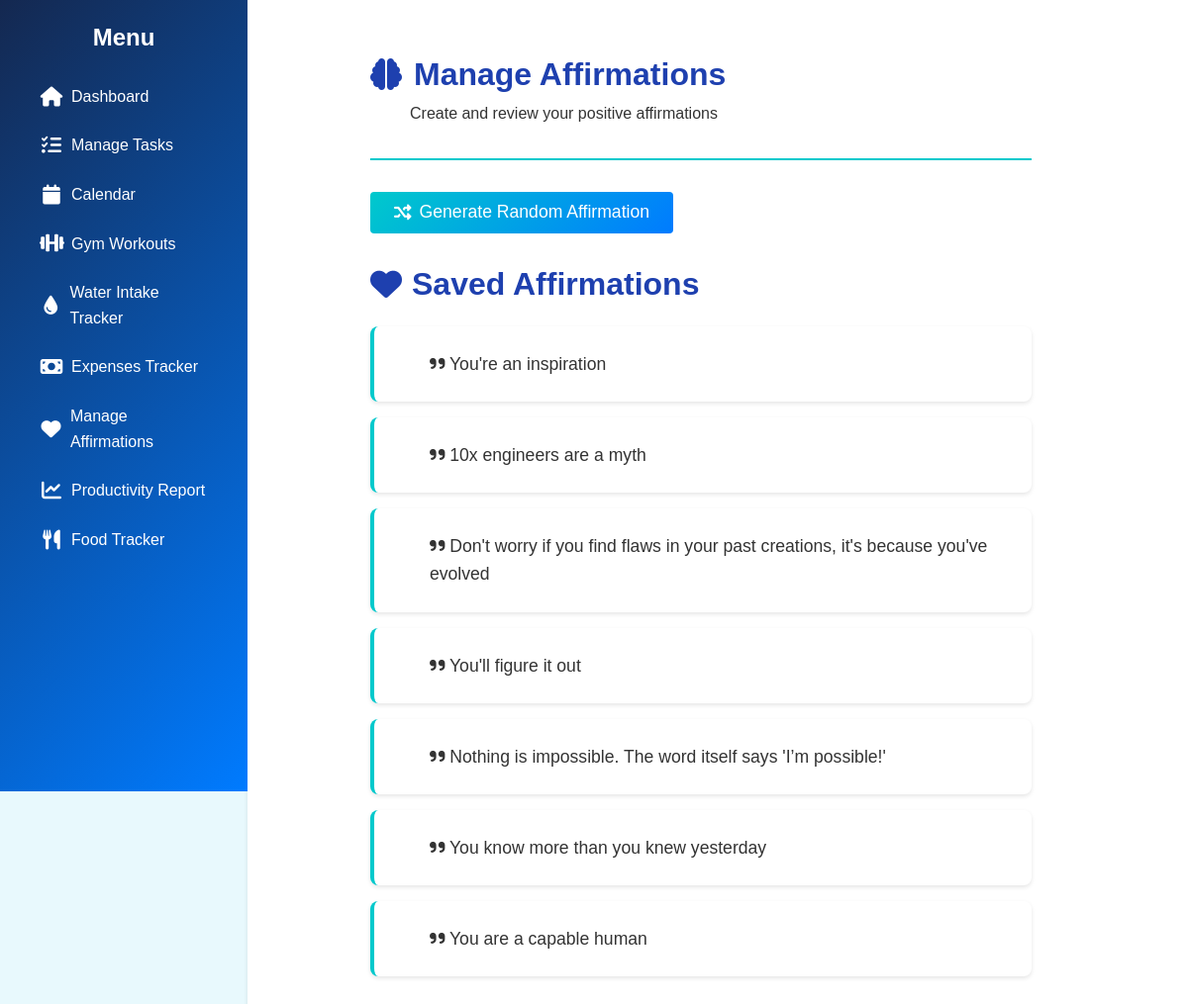
Before: /affirmations with the older database file.
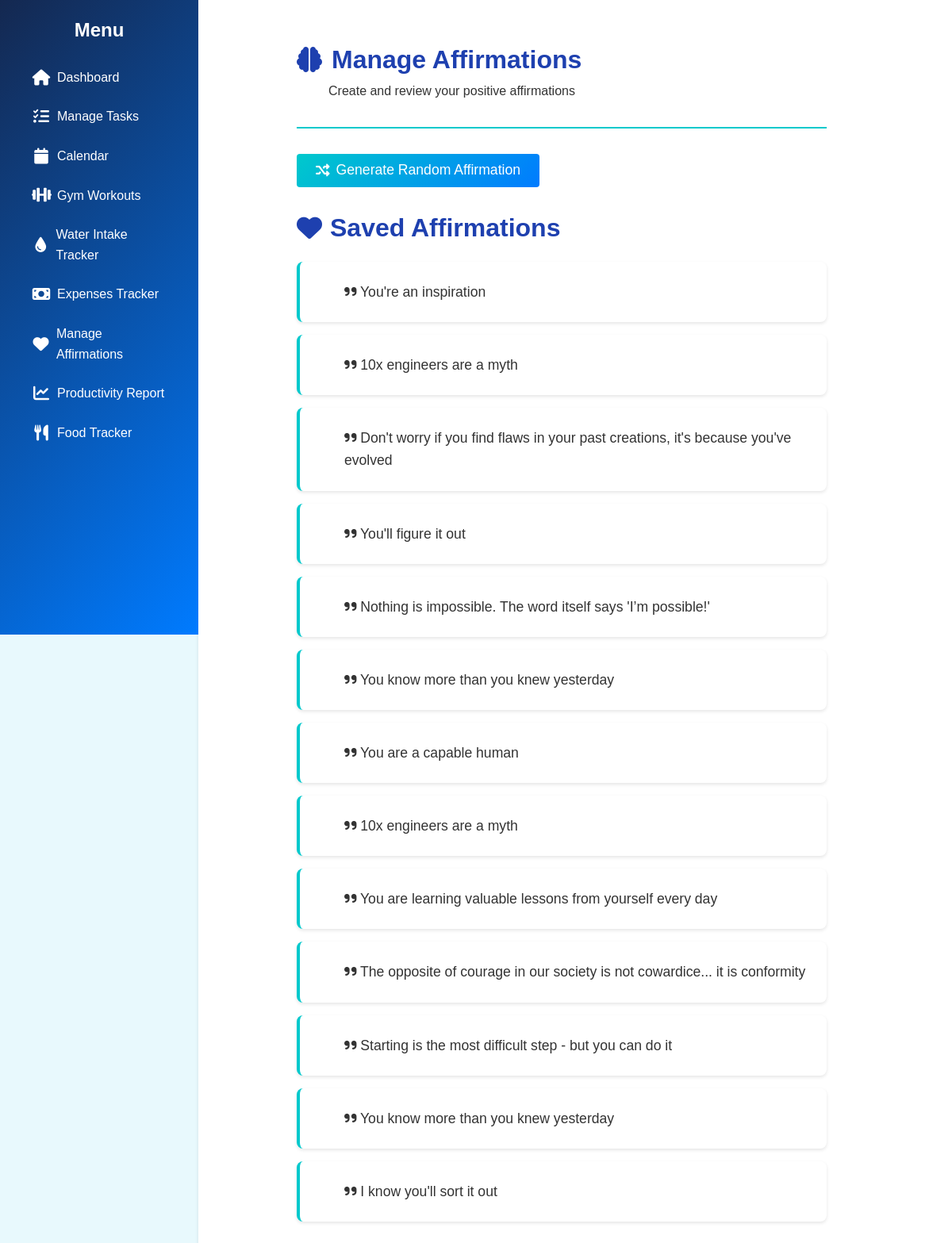
After: the same page with the newer database file.
### app.py (models this page shows)
class Affirmation(db.Model):
    id = db.Column(db.Integer, primary_key=True)
    message = db.Column(db.String(200), nullable=False)

### app.py (the view, shortened to what this page needs)
@app.route('/affirmations', methods=['GET', 'POST'])
def affirmations():
    all_affirmations = Affirmation.query.all()
    return render_template('affirmations.html', affirmations=all_affirmations)

### templates/affirmations.html (shortened to what this page needs)
{% extends "base.html" %}
{% block content %}
<div class="affirmations-page">
    <div class="affirmations-header">
        <h1 class="affirmations-title">
            <i class="fa-solid fa-brain"></i> Manage Affirmations
        </h1>
        <p class="affirmations-subtitle">Create and review your positive affirmations</p>
    </div>
    <div class="affirmations-actions">
        <form action="{{ url_for('generate_affirmation') }}" method="GET" class="affirmation-form">
            <button type="submit" class="btn btn-affirmation">
                <i class="fas fa-random"></i> Generate Random Affirmation
            </button>
        </form>
    </div>
    <div class="affirmations-list-container">
        <h2 class="affirmations-list-title">
            <i class="fas fa-heart"></i> Saved Affirmations
        </h2>
        {% if affirmations %}
        <ul class="affirmations-list">
            {% for affirmation in affirmations %}
            <li class="affirmation-card">
                <div class="affirmation-content">
                    <i class="fas fa-quote-right affirmation-quote"></i>
                    {{ affirmation.message }}
                </div>
             </li>
            {% endfor %}
        </ul>
        {% else %}
        <div class="empty-affirmations">
            <i class="fas fa-comment-slash"></i>
            <p>No affirmations saved yet. Generate your first one!</p>
        </div>
        {% endif %}
    </div>
</div>
{% endblock %}

Changed rows visible on the page:
added Affirmation: message "10x engineers are a myth"
added Affirmation: message "You are learning valuable lessons from yourself every day"
added Affirmation: message "The opposite of courage in our society is not cowardice... it is conformity"
added Affirmation: message "Starting is the most difficult step - but you can do it"
added Affirmation: message "You know more than you knew yesterday"
added Affirmation: message "I know you'll sort it out"
